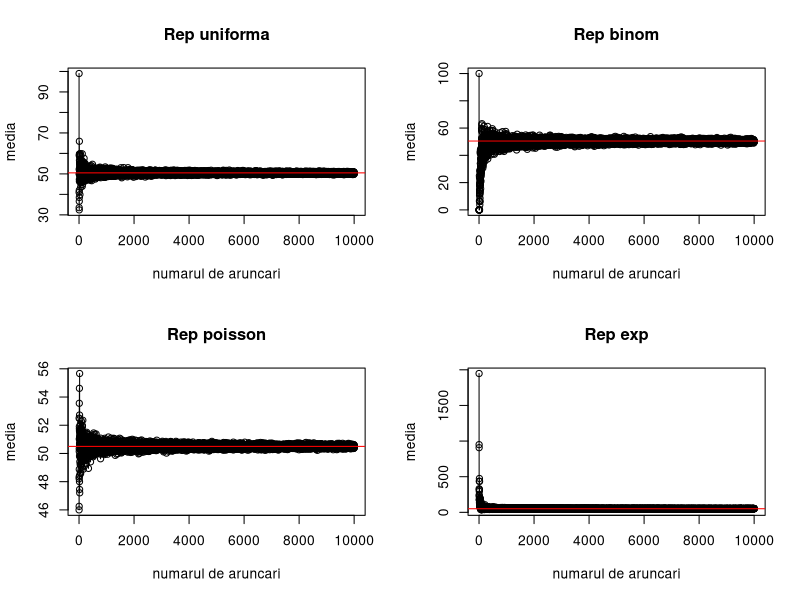
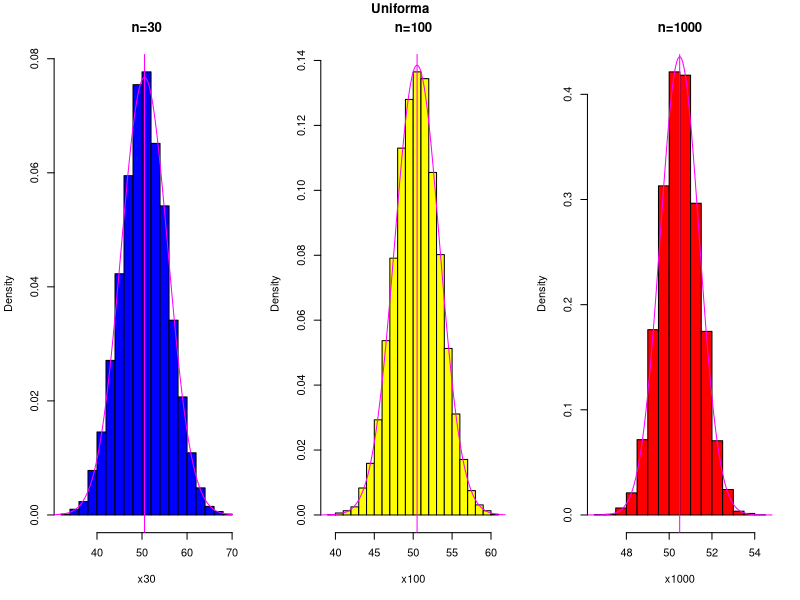
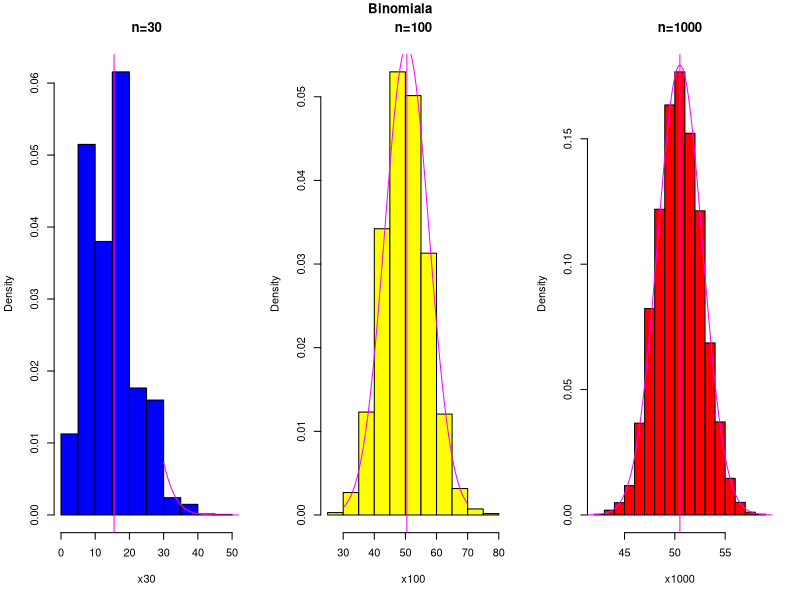
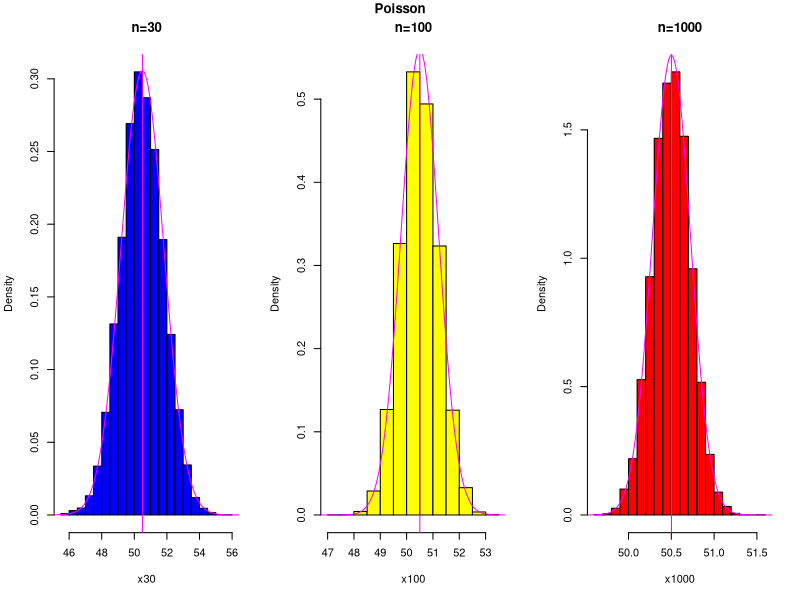
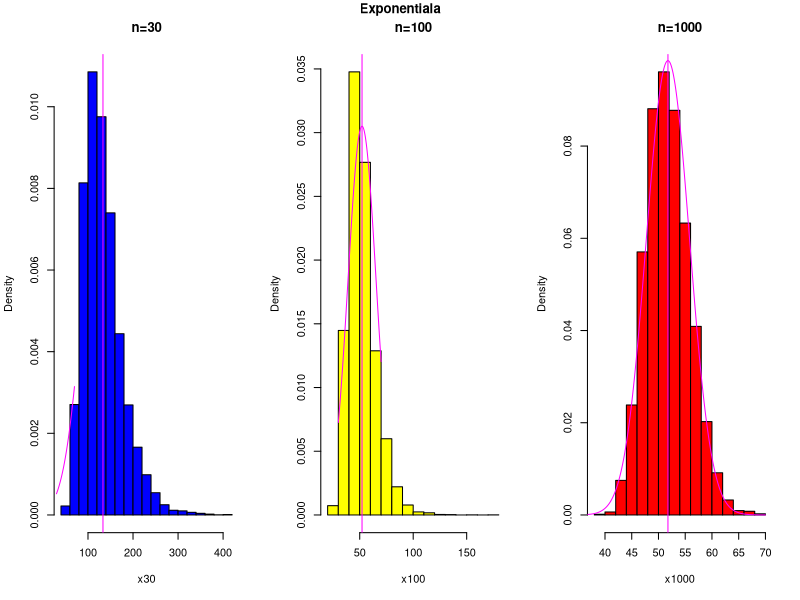

Write R code to recreate these figures, in order.
# TEMA: Ilustrati LNM pt. repartiile binomiala, poisson si exponentiala
# (folositi rbinom, rpois si rexp)
rm(list = ls())
par(mfrow = c(2, 2))

zar <- 1:100

arunca_un <- function(n) {
    mean(sample(zar, size = n, replace = TRUE))
}

arunca_bin <- function(n) {
    mean(rbinom(n, size = zar, prob = 1 / tail(zar, n = 1)) * 100)
}

arunca_pois <- function(n) {
    mean(rpois(n, mean(zar)))
}

arunca_exp <- function(n) {
    mean(rexp(n, zar)) * 1000
}

plot(sapply(1:10000, arunca_un), main = "Rep uniforma", type = "o", xlab = "numarul de aruncari", ylab = "media")
abline(h = 50.5, col = "red")
plot(sapply(1:10000, arunca_bin), main = "Rep binom", type = "o", xlab = "numarul de aruncari", ylab = "media")
abline(h = 50.5, col = "red")
plot(sapply(1:10000, arunca_pois), main = "Rep poisson", type = "o", xlab = "numarul de aruncari", ylab = "media")
abline(h = 50.5, col = "red")
plot(sapply(1:10000, arunca_exp), main = "Rep exp", type = "o", xlab = "numarul de aruncari", ylab = "media")
abline(h = 50.5, col = "red")



# Tema: Ilustrati TLC pentru repartitiile: Poisson, Geometrica si Exponentiala pentru toate cele 4 dimensiuni de esantion
par(mfrow = c(1, 3))

tlc <- function(func, name) {
    x30 <- c()
    x100 <- c()
    x1000 <- c()

    for (i in 1:10000) {
        x30[i] <- func(30)
        x100[i] <- func(100)
        x1000[i] <- func(1000)
    }

    t <- seq(30, 70, 0.001)
    hist(x30, col = "blue", main = "n=30", freq = F)
    abline(v = mean(x30), col = "magenta")
    lines(t, dnorm(t, mean(x30), sd(x30)), col = "magenta")

    hist(x100, col = "yellow", main = "n=100", freq = F)
    abline(v = mean(x100), col = "magenta")
    lines(t, dnorm(t, mean(x100), sd(x100)), col = "magenta")

    hist(x1000, col = "red", main = "n=1000", freq = F)
    abline(v = mean(x1000), col = "magenta")
    lines(t, dnorm(t, mean(x1000), sd(x1000)), col = "magenta")

    title(main = name, line = -1, outer = TRUE)
}

tlc(arunca_un, "Uniforma")
tlc(arunca_bin, "Binomiala")
tlc(arunca_pois, "Poisson")
tlc(arunca_exp, "Exponentiala")